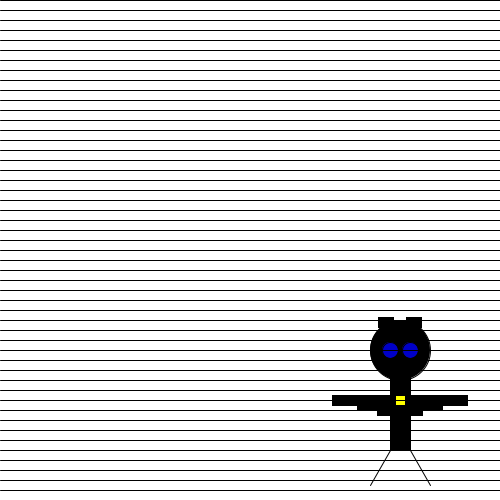
Frame 1 (no input)
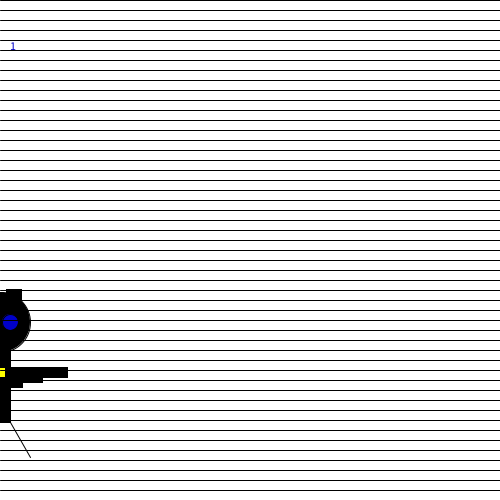
Frame 60 (the mouse pressed at the canvas centre just before this capture)
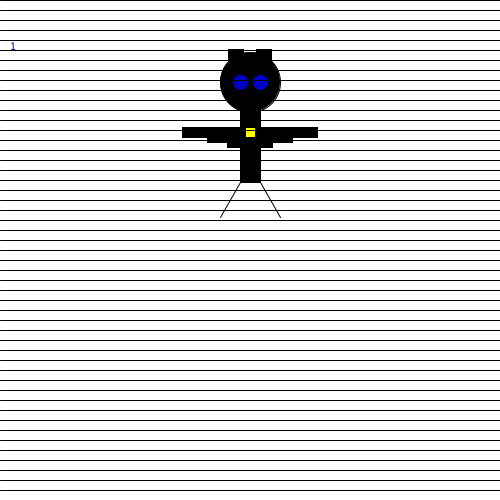
Frame 120 (the mouse held since frame 60 and released just before this capture)

The Processing sketch that drew these frames (run headless with seeded random() and noise(); from frame 60 on, the mouse is pressed at the canvas centre):

// Processing sketch: processing_132228
// ── processing_132228.pde

int monsterX;
int monsterY;
boolean outsideMonster;
 
int spatie;
int lineY;

int count = 0;
boolean vormTest;
 
//hier moet ergens een loop
 
void setup() {
  size(500, 500);
  monsterX = 400;
  monsterY = 400;
 
  spatie = 10;
  
    vormTest = false;
}
 
void draw() {
  background(255);                               //Achtergrond kleur
  
  teller();
  text(count, 10, 50);
  
  
  if (vormTest == false){
  rectMode(CENTER);                              //Vierkant in het midden
  fill(0, 0, 0);                                   //Kleur lichaam 
  rect(monsterX, monsterY, 20, 100);              //Lichaam
  rect(monsterX -30, monsterY, 75, 10);           //Batwing
  rect(monsterX -20, monsterY +5, 45, 10);        //Batwing
  rect(monsterX -10, monsterY +10, 25, 10);       //Batwing
  rect(monsterX +30, monsterY, 75, 10);           //Batwing
  rect(monsterX +20, monsterY +5, 45, 10);        //Batwing
  rect(monsterX +10, monsterY +10, 25, 10);       //Batwing
  rect(monsterX -14, monsterY -78, 15, 10);       //Bathoorn
  rect(monsterX +14, monsterY -78, 15, 10);       //Bathoorn
  fill(255, 255, 0);                               //Kleur logo
  rect(monsterX, monsterY, 10, 10);                 //Logo
  fill(0, 0, 0);                                   //Kleur hoofd 
  ellipse(monsterX, monsterY -50, 60, 60);       //Hoofd
  fill(0, 0, 200);                                 //Kleur ogen
  ellipse(monsterX -10, monsterY -50, 16, 16);   //Linker oog
  ellipse(monsterX +10, monsterY -50, 16, 16);   //Rechter oog
  line(monsterX +10, monsterY +50, monsterX +30, monsterY +85);    //Rechter been
  line(monsterX -10, monsterY +50, monsterX -30, monsterY +85);     //Linker been
  }
  
while (lineY < 800) {
    stroke(0);
    line(800, lineY, 0, lineY);
    lineY += spatie;
  }
 
  lineY = 0;
  monsterX = mouseX;
 
  if (monsterY > 500) {
    outsideMonster = true;
  }
 
  if (outsideMonster == true) {
    monsterY -= 4;
  }
 
  if (outsideMonster == false) {
    monsterY += 4;
  }
 
  if (monsterY < 0) {
    outsideMonster = false;
  }
}
 
 void teller() {
  if (monsterY > height || monsterY < 0) {
    count += 1;

    print(count);
  }
  
  if (count > 2){
    vormTest = true;
  }

  if (vormTest == true) {
    tekenBatmanKleur();
  }

  if (count == 6) {
    count = 0;
    vormTest = false;
  }
 }
 
 
  

void tekenBatmanKleur(){
    rectMode(CENTER);                              //Vierkant in het midden
  fill(255, 0, 0);                                   //Kleur lichaam 
  rect(monsterX, monsterY, 20, 100);              //Lichaam
  rect(monsterX -30, monsterY, 75, 10);           //Batwing
  rect(monsterX -20, monsterY +5, 45, 10);        //Batwing
  rect(monsterX -10, monsterY +10, 25, 10);       //Batwing
  rect(monsterX +30, monsterY, 75, 10);           //Batwing
  rect(monsterX +20, monsterY +5, 45, 10);        //Batwing
  rect(monsterX +10, monsterY +10, 25, 10);       //Batwing
  rect(monsterX -14, monsterY -78, 15, 10);       //Bathoorn
  rect(monsterX +14, monsterY -78, 15, 10);       //Bathoorn
  fill(255, 255, 0);                               //Kleur logo
  rect(monsterX, monsterY, 10, 10);                 //Logo
  fill(0, 0, 0);                                   //Kleur hoofd 
  ellipse(monsterX, monsterY -50, 60, 60);       //Hoofd
  fill(0, 0, 200);                                 //Kleur ogen
  ellipse(monsterX -10, monsterY -50, 16, 16);   //Linker oog
  ellipse(monsterX +10, monsterY -50, 16, 16);   //Rechter oog
  line(monsterX +10, monsterY +50, monsterX +30, monsterY +85);    //Rechter been
  line(monsterX -10, monsterY +50, monsterX -30, monsterY +85);     //Linker been
}
